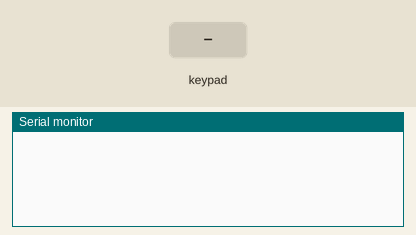
Simulated run of this sketch. Board: Arduino Uno, built with avr-gcc and run on an emulated ATmega328P. Parts: the last lines printed to the serial monitor. The inputs (shaded band) are chosen by the test bench. No radio packets arrive unless stated.

Above: at 3.2 s.
3.3 s: key '1' pressed
At 4.5 s:
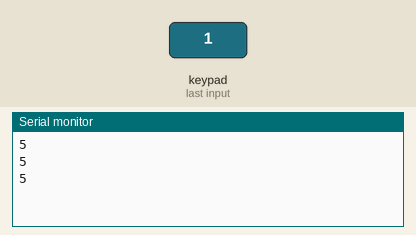
4.8 s: keypad keys 8 7 6 5 pressed 0.4 s apart
At 5.17 s:
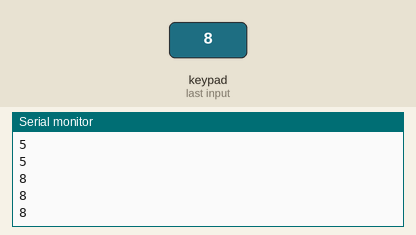
7.9 s: key '2' pressed
At 9.2 s:
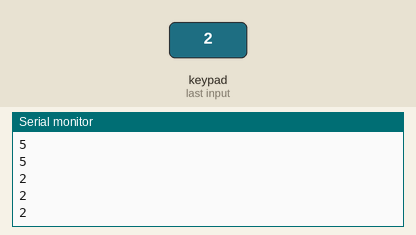
Timing chart, 0 to 10.9 s (numbered marks = the images above; inputs shaded):
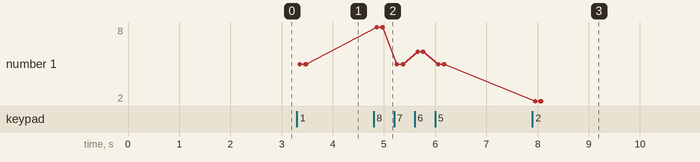

Measured:
- after the input at 3.3 s, the serial monitor: prints a new line after 0.06 s (image 1)
- after the input at 4.8 s, the serial monitor: prints a new line after 0.06 s (image 2)
- after the input at 7.9 s, the serial monitor: prints a new line after 0.06 s (image 3)
- plotted number 1: 5 → 2 after the input at 7.9 s

The sketch:

Bal_Trans_Keypad.ino
```cpp
#include<Keypad.h>
#include<SPI.h>
#include<RF24.h>
#include<nRF24L01.h>
#include "printf.h"

const byte ROWS = 4; // Four rows
const byte COLS = 4; // four columns
char keys[ROWS][COLS] = {
  {'1', '2', '3', 'A'},
  {'4', '5', '6', 'B'},
  {'7', '8', '9', 'C'},
  {'*', '0', '#', 'D'}
};
byte rowPins[ROWS] = {  8, 7, 6 , 5};
byte colPins[COLS] = {  4, 3, 2 , A5};
Keypad keypad = Keypad( makeKeymap(keys), rowPins, colPins, ROWS, COLS );

RF24 radio(9, 10);
const uint64_t pipeOut = 0xABCDEFD0E1LL;

int data = 5;

void setup()
{
  Serial.begin(115200);
  keypad.addEventListener(keypadEvent);
  start_nrf();
  delay(2000);
}

void loop()
{
  keypad.getKey();
  radio.write(&data, sizeof(data));
}

void start_nrf()
{
  radio.begin();
  printf_begin();
  radio.setPALevel(RF24_PA_MAX);
  radio.setDataRate(RF24_250KBPS);
  radio.openWritingPipe(pipeOut);
  radio.printDetails();
}

void keypadEvent(KeypadEvent eKey)
{

  switch (keypad.getState())
  {
    case PRESSED:
      delay(50);
      switch (eKey)
      {
        case '2': data = 2;
          break;
        case '8': data = 8;
          break;
        case '4': data = 4;
          break;
        case '6': data = 6;
          break;
        default: data = 5;
      }
      break;
  }
  Serial.println(data);
}
```
